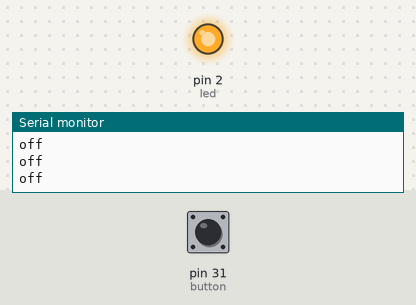
A sketch run on a simulated Arduino Mega 2560, built with avr-gcc and run on an emulated ATmega2560. Parts: output pins drawn as LEDs (lit = HIGH), the last lines printed to the serial monitor. Dashed ring = blinking. Inputs (shaded band) come from the test bench; at power-on: pin 31 (button) LOW.

Above: at 2.3 s.
2.4 s: pin 31 (button) pulled HIGH for 3.2 s
At 2.9 s:
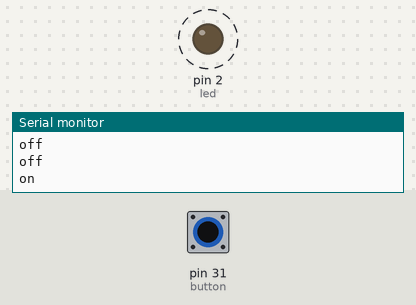
Timing chart, 0 to 7.5 s (numbered marks = the images above; inputs shaded):
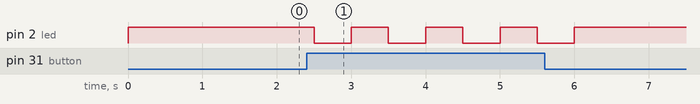

The sketch:

blinkSerialOutpu.ino
```cpp
const int led = 2;
const int button = 31;

int buttonClosed = 0;

// the setup function runs once when you press reset or power the board
void setup() {
  Serial.begin(9600);
  pinMode(led, OUTPUT);
  pinMode(button, INPUT);
}

// the loop function runs over and over again forever
void loop() {
  digitalWrite(led, HIGH);   // turn the LED on (HIGH is the voltage level)
  delay(500);
  buttonClosed = digitalRead(button);
  if (buttonClosed == HIGH) {
    Serial.println("on");
    digitalWrite(led, LOW);    // turn the LED off by making the voltage LOW
    delay(500);
  } else {
    Serial.println("off");
  }
}
```

Measured:
- after the input at 2.4 s, pin 2 (led): alternates HIGH for 0.50 s and LOW for 0.50 s, 8 changes in all, then stays HIGH, starting after 0.10 s
